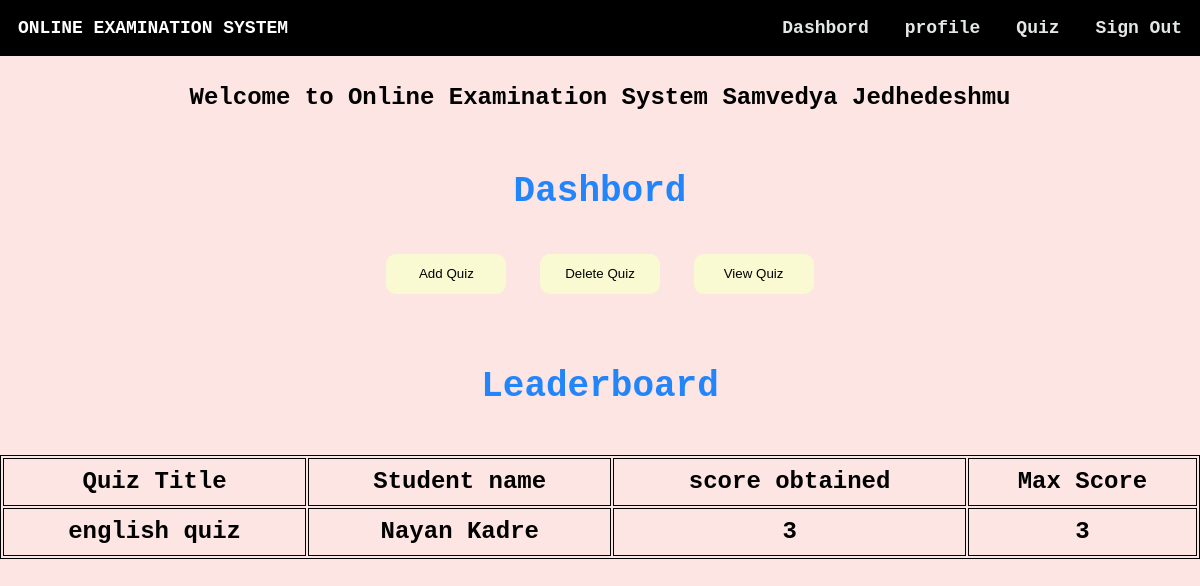
Page /homestaff.php (signed in) on the committed database.
### tables this page shows
CREATE TABLE `staff` (
  `staffid` varchar(10) NOT NULL,
  `name` varchar(20) NOT NULL,
  `mail` varchar(30) NOT NULL,
  `phno` varchar(10) NOT NULL,
  `gender` varchar(1) NOT NULL,
  `DOB` varchar(10) NOT NULL,
  `pw` varchar(200) NOT NULL,
  `dept` varchar(3) DEFAULT NULL
);

CREATE TABLE `score` (
  `slno` int(11) NOT NULL,
  `score` int(11) NOT NULL,
  `quizid` int(11) NOT NULL,
  `mail` varchar(30) DEFAULT NULL,
  `totalscore` int(11) DEFAULT NULL,
  `remark` varchar(20) DEFAULT NULL
);

CREATE TABLE `quiz` (
  `quizid` int(11) NOT NULL,
  `quizname` varchar(20) NOT NULL,
  `date_created` timestamp NOT NULL DEFAULT current_timestamp(),
  `mail` varchar(30) DEFAULT NULL
);

CREATE TABLE `student` (
  `usn` varchar(10) NOT NULL,
  `name` varchar(20) NOT NULL,
  `mail` varchar(30) NOT NULL,
  `phno` varchar(10) NOT NULL,
  `gender` varchar(1) NOT NULL,
  `DOB` varchar(10) NOT NULL,
  `pw` varchar(200) NOT NULL,
  `dept` varchar(3) DEFAULT NULL
);

### homestaff.php (the view, shortened to what this page needs)
<html>
<head>
</head>
<?php
$conn = mysqli_connect('localhost', 'root', '', 'project');
if (!$conn) {
    echo "<script>alert(\"Database error retry after some time !\")</script>";
} else {
    $type1 = $_SESSION["type"];
    $username1 = $_SESSION["username"];
    $sql = "select * from " . $type1 . " where mail='{$username1}'";
    $res =   mysqli_query($conn, $sql);
    if ($res == true) {
        while ($row = mysqli_fetch_array($res)) {
            $dbname = $row['name'];
        }
    }
}
?>
<body style="margin: 0 !important;font-weight: bolder !important;font-family: 'Courier New', Courier, monospace;height:auto;color:#fff">
    <div style="background-color: #fce5e3;height: auto;color:#fff !important">
        <div class="navbar" style="display: inline-flex;width: 100%;color:#fff;position:fixed;">
            <section style="margin: 1.5vw;">ONLINE EXAMINATION SYSTEM</section>
            <ul style="display: inline-flex;padding: 0 !important;margin: 0;float: right;right: 0;position: fixed;width: 50vw;color:#e3e8e4;">
                <li onclick="dash()">Dashbord</li>
                <li onclick="prof()">profile</li>
                <li onclick="score()">Quiz</li>
                <li onclick="lo()">Sign Out</li>
            </ul>
        </div><br><br>
        <center>
            <section style="width:100vw;margin:0vw;margin-top:4vw;font-size:2vw;color: #000;">Welcome to Online Examination System&nbsp;<?php echo $dbname ?></section>
        </center>
        <section class="dash" style="margin: 5vw;width: 90vw;">
            <center>
                <h1 style="font-weight:bolder;font-size:3vw;color: #2385fc;">Dashbord</h1>
            </center>
            <center> <button onclick="addquiz()">Add Quiz</button> <button onclick="delquiz()">Delete Quiz</button> <button onclick="viewq()">View Quiz</button></center>
        </section>
        <section style="color: #2385fc; !important">
            <?php
            $sql = "select quizname,s.name,score,totalscore from student s,staff st,score sc,quiz q where q.quizid=sc.quizid and s.mail=sc.mail and q.mail='{$username1}' ORDER BY score DESC";
            $res = mysqli_query($conn, $sql);
            if ($res) {
                echo "<center><h1 style=\"font-size: 3vw\">Leaderboard</h1></center>";
                echo "<table id=\"le\"><thead><tr><td>Quiz Title</td>&nbsp;<td>Student name</td><td>score obtained</td><td>Max Score</td></tr></thead>";
                while ($row = mysqli_fetch_assoc($res)) {
                    echo "<tr><td>" . $row["quizname"] . "</td><td>" . $row["name"] . "</td><td>" . $row["score"] . "</td><td>" . $row["totalscore"] . "</td></tr>";
                }
                echo "</table>";
            } else {
                echo mysqli_error($conn);
            }
            ?>
        </section>
    </div>
</body>
</html>

### homestaff.php (style rules this page uses)
body>div { min-height: 100% !important; }
table { border: 1px solid black; width: 100% !important; font-weight: bolder; font-size: 2vw; color: #7e7e7e; }
td { border: 1px solid black; width: 20%; font-weight: bolder; font-size: 2vw; }
li { margin: 1.5vw; }
ul { list-style: none; width: auto !important; }
.navbar { background-color: #000 !important; font-size: 1.5vw; cursor: default; }
button { height: 5vh; width: 10vw; background-color: lightgoldenrodyellow; color: black; outline: none; border: none; border-radius: 10px; margin: 1vw; }
::placeholder { font-weight: bold; font-family: 'Courier New', Courier, monospace; }
table { width: 90vw; margin-left: 5vw; margin-right: 5vw; align-content: center; border: 1px solid black; }
thead { font-weight: 900; font-size: 1.5vw; }
td { width: auto; border: 1px solid black; text-align: center; height: 4vw; font-weight: bold; color: #000; }
#le { width: 90vw; margin: 0; color: #fff; }

### rows in the picture
staff: name "Samvedya Jedhedeshmu"
score: quizid.quizname "english quiz", mail.name "Nayan Kadre", score "3", totalscore "3"
